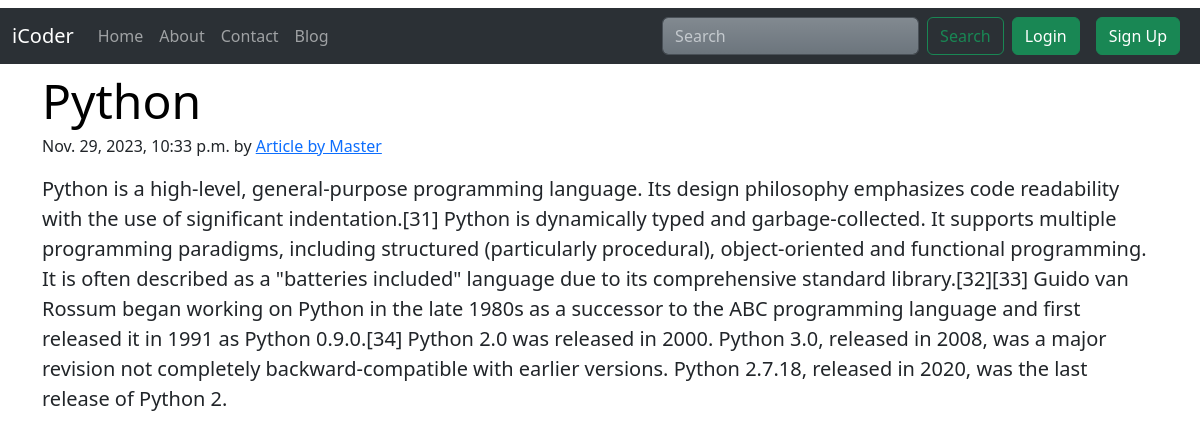
The page /blog/Python Tutorial on the database its author committed.
### blog/models.py (models this page shows, shortened)
class Post(models.Model):
    serial_number = models.AutoField(primary_key=True)
    title = models.CharField(max_length=250)
    author = models.CharField(max_length=100)
    slug = models.CharField(max_length=100)
    content = models.TextField()
    timestamp = models.DateTimeField()

### blog/views.py (the view)
# urls.py: path('<str:slug>',views.blog,name='blog'),
def blog(request, slug):
    post = Post.objects.filter(slug=slug).first()
    context = {"post": post}
    return render(request, "blog/blogPost.html", context)

### blog/templates/blog/blogPost.html (shortened to what this page needs)
{% extends "home/base.html" %}
{% block body %}
<div class="container">
  <h2 class="display-5 link-body-emphasis mb-1">{{post.title}}</h2>
  <p class="blog-post-meta">{{post.timestamp}} by <a href="/about">{{post.author}}</a></p>
  <p class="fs-5 fs-bold lh-base">{{post.content}}</p>
</div>
{% endblock body %}

### rows shown on the page
Post: title "Python", timestamp "Nov. 29, 2023, 10:33 p.m.", author "Article by Master", content "Python is a high-level, general-purpose programming language. Its design philosophy emphasizes code readability with the use of significant indentation.[31] Python is dynamically typed and garbage-collected. It supports multiple programming paradigms, including structured (particularly procedural), object-oriented and functional programming. It is often described as a \"batteries included\" language due to its comprehensive standard library.[32][33] Guido van Rossum began working on Python in the late 1980s as a successor to the ABC programming language and first released it in 1991 as Python 0.9.0.[34] Python 2.0 was released in 2000. Python 3.0, released in 2008, was a major revision not…"
